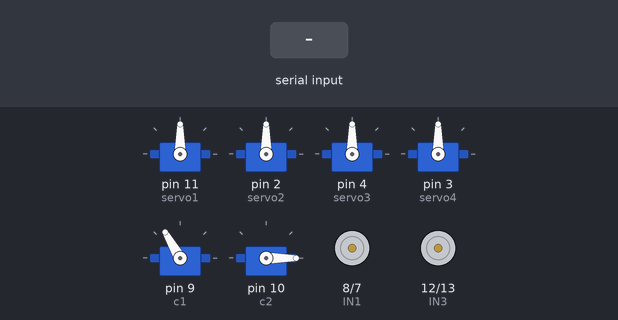
Bench run of a sketch on a simulated Arduino Mega 2560, built with avr-gcc and run on an emulated ATmega2560. Shown: 6 × servo, motor-driver pin pairs drawn as motors (green arrow = first pin HIGH = forward, orange = second pin HIGH = backward, longer = more drive, scaled by the enable pin). Inputs (shaded band) come from the test bench.

Above: at 1.2 s.
1.3 s: "i" received over Serial
At 2.3 s:
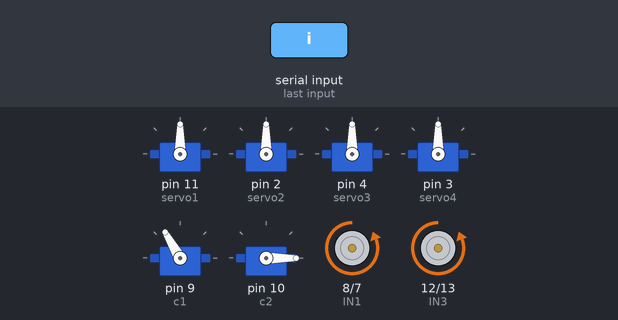
2.8 s: byte 107 ('k') received over Serial
At 3.4 s:
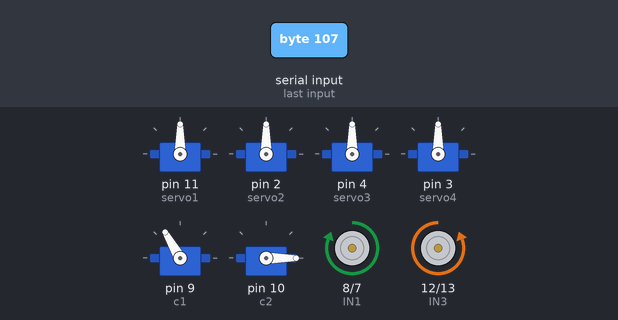
4.3 s: byte 108 ('l') received over Serial
At 4.6 s:
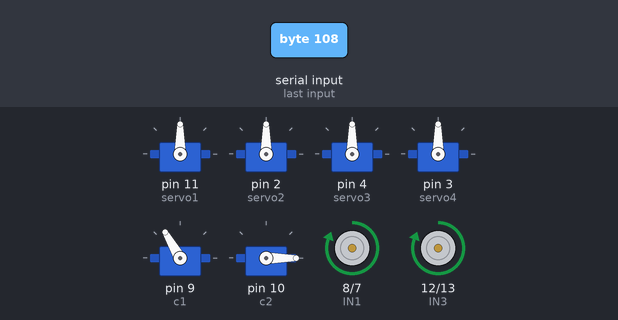
5.8 s: "j" received over Serial
At 6.9 s:
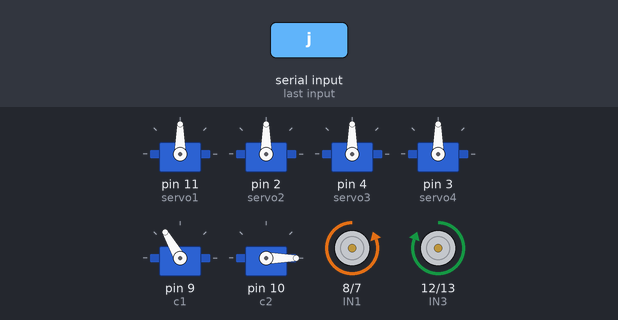
Timing chart, 0 to 8.3 s (numbered marks = the images above; inputs shaded):
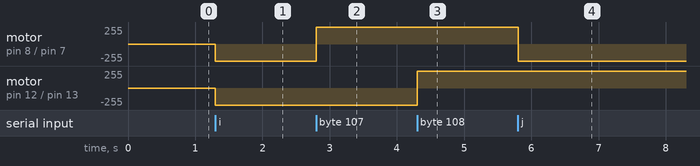

The sketch:

03_gui_serial_2.ino
```cpp
#include<Servo.h>

Servo servo1; //arm
Servo servo2;
Servo servo3;
Servo servo4;
Servo c1;      //camera
Servo c2;
Servo o_servo;
int move_time = 50;
int ENA = 5;
int ENB = 6;
int IN1 = 8;
int IN2 = 7;
int IN3 = 12;
int IN4 = 13;
int IR_R_num = A14;
int IR_L_num = A13;
int IR_R = HIGH;
int IR_L = HIGH;
#define GO_FORWARD {digitalWrite(IN1,LOW);digitalWrite(IN2,HIGH);digitalWrite(IN3,LOW);digitalWrite(IN4,HIGH);}
#define GO_BACK {digitalWrite(IN1,HIGH);digitalWrite(IN2,LOW);digitalWrite(IN3,HIGH);digitalWrite(IN4,LOW);}
#define GO_RIGHT {digitalWrite(IN1,LOW);digitalWrite(IN2,HIGH);digitalWrite(IN3,HIGH);digitalWrite(IN4,LOW);}
#define GO_LEFT {digitalWrite(IN1,HIGH);digitalWrite(IN2,LOW);digitalWrite(IN3,LOW);digitalWrite(IN4,HIGH);}
#define GO_STOP {digitalWrite(IN1,LOW);digitalWrite(IN2,LOW);digitalWrite(IN3,LOW);digitalWrite(IN4,LOW);}

int pos[] = {90, 90, 90, 90, 120, 0}; //それぞれの関節の角度、最初の4つがarm、後がcamera
char inkey;       // 入力文字格納用
int sub = 2;    //subject 対象の関節
int count = 0;
void setup() {
  Serial.begin( 9600 );
  servo1.attach(11);
  servo2.attach(2);
  servo3.attach(4);
  servo4.attach(3);
  c1.attach(9);
  c2.attach(10);
  o_servo = servo3;
  servo1.write(90);
  servo2.write(90);
  servo3.write(90);
  servo4.write(90);
  c1.write(120);
  c2.write(0);

  pinMode(ENA, OUTPUT);
  pinMode(ENB, OUTPUT);
  pinMode(IN1, OUTPUT);
  pinMode(IN2, OUTPUT);
  pinMode(IN3, OUTPUT);
  pinMode(IN4, OUTPUT);
  GO_STOP;

  pinMode(IR_R_num, INPUT);
  pinMode(IR_L_num, INPUT);
}

void loop() {
  if (digitalRead(ENA == HIGH) or digitalRead(ENB == HIGH)) {
    digitalWrite(ENA, LOW);
    digitalWrite(ENB, LOW);
  }
  if ( Serial.available() > 0 ) {
    //　シリアルから値の読み込み
    inkey = Serial.read();
    switch ( inkey ) {
      case 'a':
        sub = 0;
        o_servo = servo1;
        pos[0]++;
        servo_move();
        break;
      case 'b':
        sub = 0;
        o_servo = servo1;
        pos[0]--;
        servo_move();
        break;
      case 'c':
        sub = 1;
        o_servo = servo2;
        pos[1]++;
        servo_move();
        break;
      case 'd':
        sub = 1;
        o_servo = servo2;
        pos[1]--;
        servo_move();
        break;
      case 'e':
        sub = 2;
        o_servo = servo3;
        pos[2]++;
        servo_move();
        break;
      case 'f':
        sub = 2;
        o_servo = servo3;
        pos[2]--;
        servo_move();
        break;
      case 'g':
        sub = 3;
        o_servo = servo4;
        pos[3]++;
        servo_move();
        break;
      case 'h':
        sub = 3;
        o_servo = servo4;
        pos[3]--;
        servo_move();
        break;
      case 'i':
        digitalWrite(ENA, HIGH);
        digitalWrite(ENB, HIGH);
        GO_FORWARD;
        delay(move_time);
        break;
      case 'j':
        digitalWrite(ENA, HIGH);
        digitalWrite(ENB, HIGH);
        GO_RIGHT;
        delay(move_time);
        break;
      case 'k':
        digitalWrite(ENA, HIGH);
        digitalWrite(ENB, HIGH);
        GO_LEFT;
        delay(move_time);
        break;
      case 'l':
        digitalWrite(ENA, HIGH);
        digitalWrite(ENB, HIGH);
        GO_BACK;
        delay(move_time);
        break;
    }
    inkey = -1;
    delay(1);
  }
}

void servo_move() {
  pos[0] = constrain(pos[0], 0, 180);
  pos[1] = constrain(pos[1], 0, 180);
  pos[2] = constrain(pos[2], 0, 180);
  pos[3] = constrain(pos[3], 20, 90);
  pos[4] = constrain(pos[4], 0, 180);
  pos[5] = constrain(pos[5], 0, 90);
  o_servo.write(pos[sub]);

}
```

Measured:
- after the input at 1.3 s, motor on pin 8 (IN1) / pin 7 (IN2), motor on pin 12 (IN3) / pin 13 (IN4): stopped → backward 255/255 at once
- after the input at 2.8 s, motor on pin 8 (IN1) / pin 7 (IN2): backward 255/255 → forward 255/255 at once
- after the input at 4.3 s, motor on pin 12 (IN3) / pin 13 (IN4): backward 255/255 → forward 255/255 at once
- after the input at 5.8 s, motor on pin 8 (IN1) / pin 7 (IN2): forward 255/255 → backward 255/255 at once
